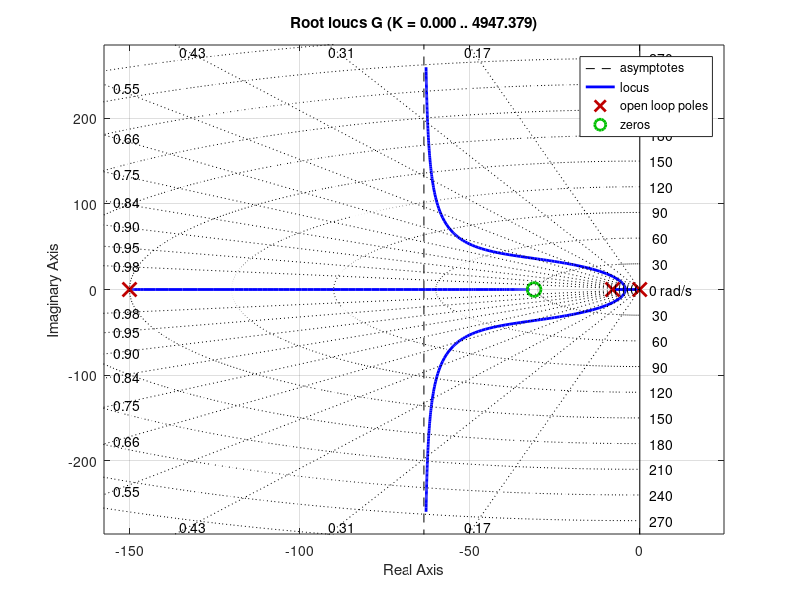

Source code (MATLAB): (Note: this script raises an error after producing the figure.)
Gp = tf([15], [1 150]) * tf([1], [1 8]); % plant transfer function

Kp = 1; % set constatnt of proportonality to 1
Ki = 31.075; % set constatnt of integration to 8.354

Gc = tf([Kp * 1 Kp * Ki], [1 0]); % controller transfer function
G = Gp * Gc; % forward path transfer function

figure; % create new figure
rlocus(G); % Plot the unity step response
sgrid; % apply grid of s plane

cleanfigure; % clean figure
matlab2tikz('Output/Q4_2.tex'); % convert to tex

%%%%%%%%%%%%%%%%%%%%%%%%%%%%%%%%%%%%%%%%%%%%%%%%%%%%%%%%%%%%%%%

Kp = 24.32; % set constatnt of proportonality to 67.333
Ki = 31.075; % set constatnt of integration to 8.354

Gc = tf([Kp * 1 Kp * Ki], [1 0]); % controller transfer function
G = Gp * Gc; % forward path transfer function
CLTF = feedback(G, 1); % closed loop transfer function

figure; % create new figure
step(CLTF); % Plot the unity step response

cleanfigure; % clean figure
matlab2tikz('Output/Q4_2_1.tex'); % convert to tex

%%%%%%%%%%%%%%%%%%%%%%%%%%%%%%%%%%%%%%%%%%%%%%%%%%%%%%%%%%%%%%%

w = linspace(1, 300 * pi, 1000); % create frequency vector
[a, b, c] = bode(CLTF, w); % calculate bode plot

figure; % create new figure
set(gcf, 'Position', [105 100 650 200]); % set figure size
semilogx(w, squeeze(b)); % plot magnitude

xlabel('Frequency (rad/s)'); % set x label
ylabel('Phase (deg)'); % set y label

cleanfigure; % clean figure
matlab2tikz('Output/Q4_2_3.tex'); % convert to tex

figure; % create new figure
set(gcf, 'Position', [100 100 650 200]); % set figure size
semilogx(w, mag2db(squeeze(a))); % plot magnitude

title('Bode Diagram'); % set title
ylabel('Magnitude (dB)'); % set y label

cleanfigure; % clean figure
matlab2tikz('Output/Q4_2_2.tex'); % convert to tex

%%%%%%%%%%%%%%%%%%%%%%%%%%%%%%%%%%%%%%%%%%%%%%%%%%%%%%%%%%%%%%%

fb = bandwidth(CLTF) % calculate bandwidth
